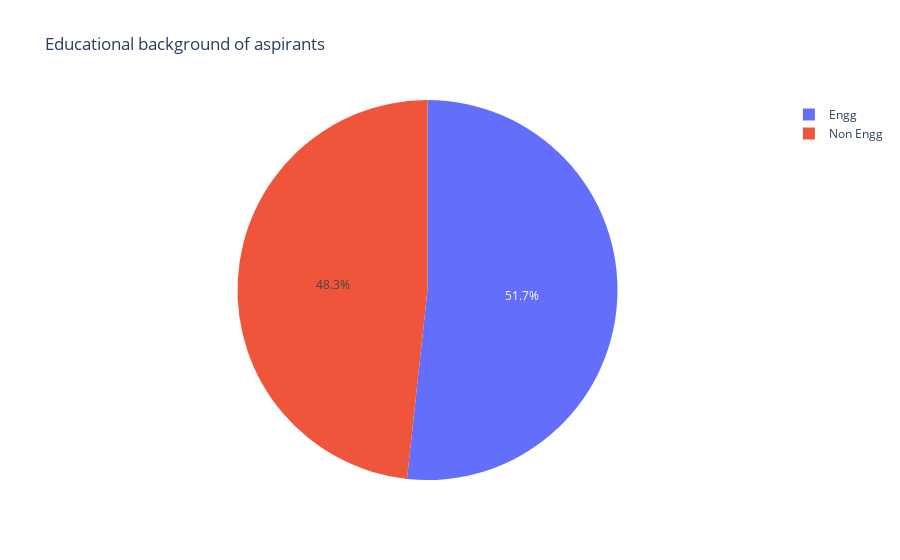

Here is the notebook cell this chart was saved with:
### Markdown cell above
### Educational Background: <br>
An important objective of the selfMBA program is to cater to the needs of students from non-tech backgrounds. The following figure shows that in spite of Tanay's audience being largely from engineering background, a good amount of diversity is present in the aspirants of this program.

### Code cell
fig = go.Figure(data=[go.Pie(labels=["Engg", "Non Engg"], values=[30, 28])])
fig.update_layout(title_text="Educational background of aspirants")
fig.show()

### Figure 1 — Plotly figure (JSON) as saved in the notebook; plotly's stock layout.template omitted (floating-point values rounded to 4 significant figures)
{"data": [{"labels": ["Engg", "Non Engg"], "type": "pie", "values": [30, 28]}], "layout": {"title": {"text": "Educational background of aspirants"}}}
